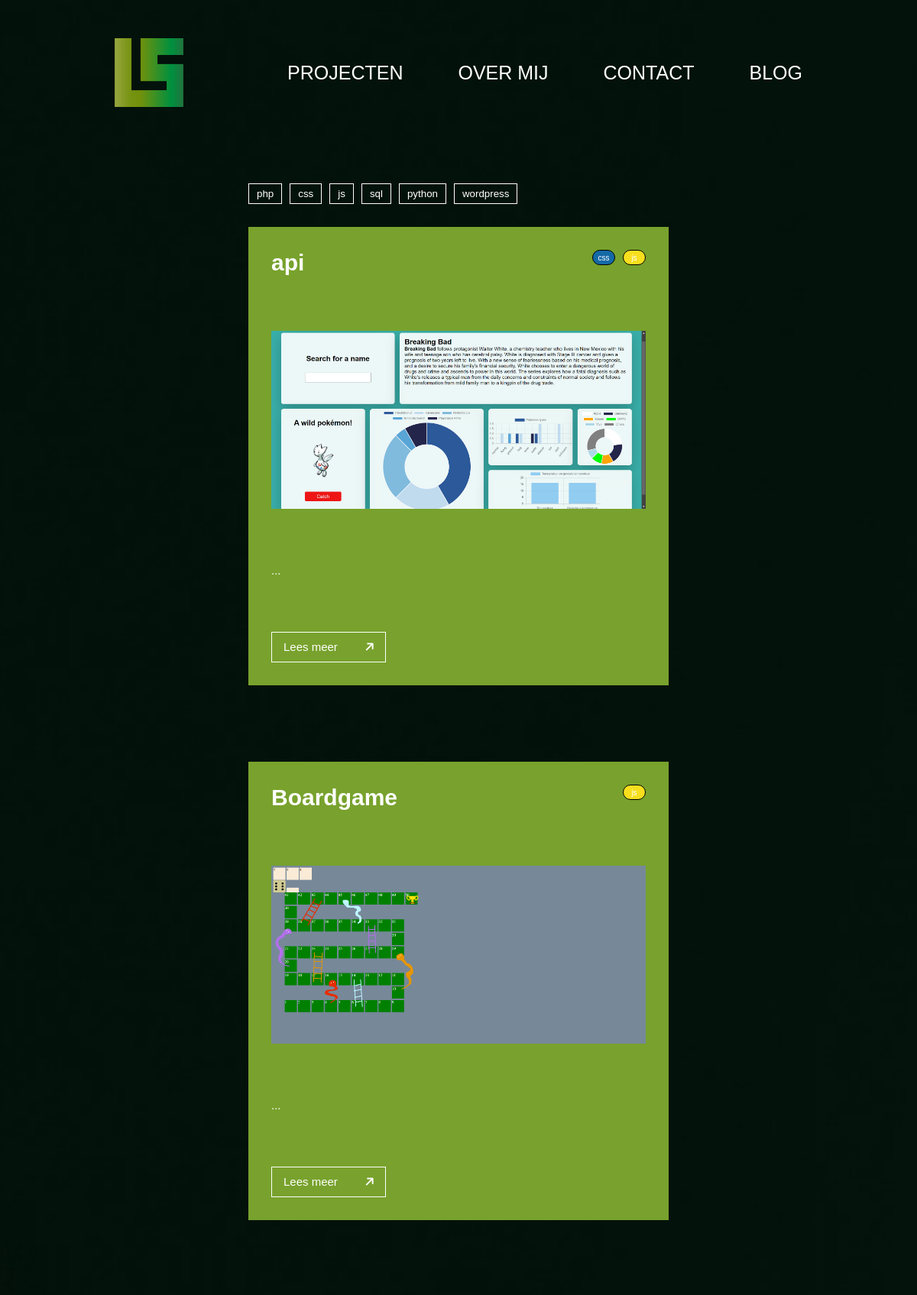
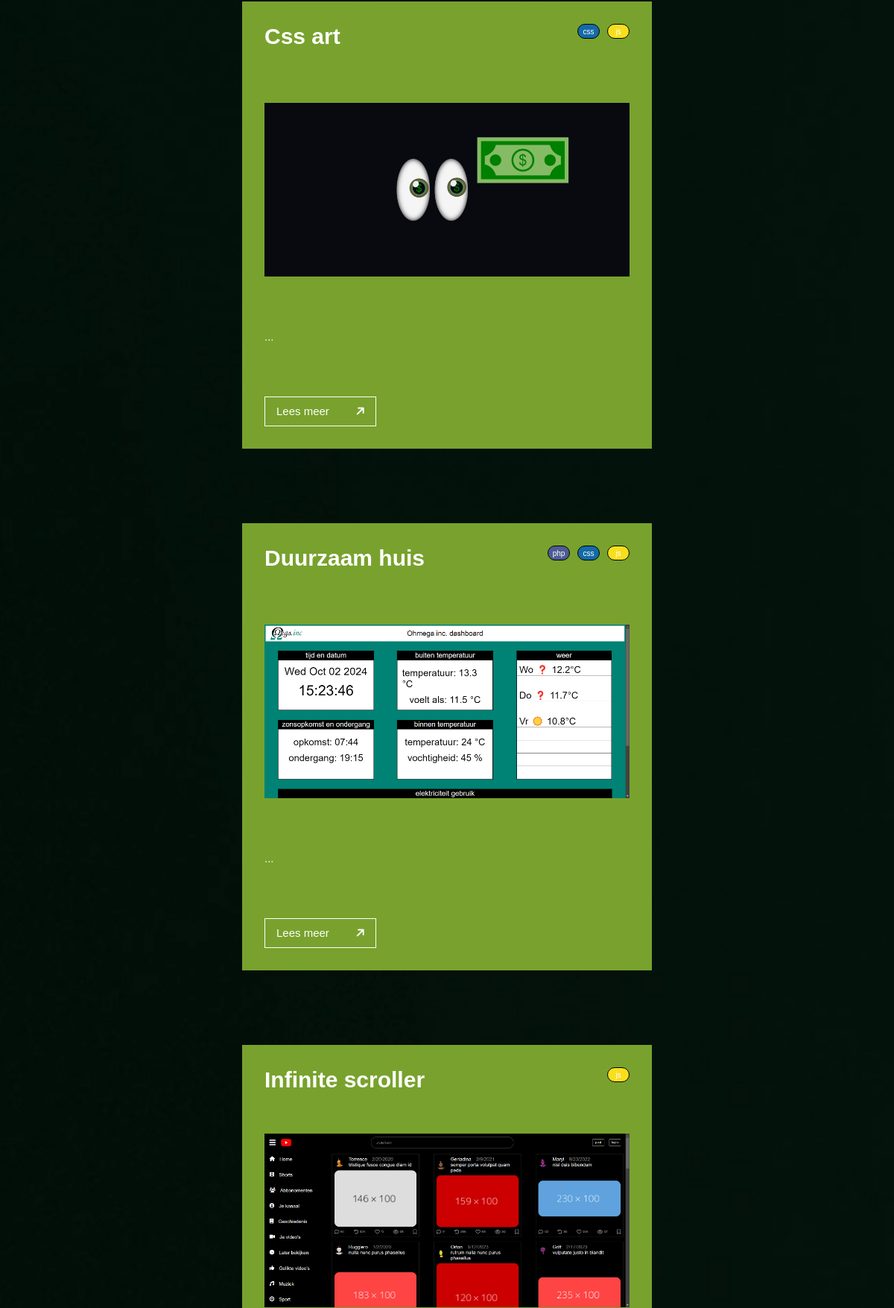
The app's page /projects.php (upper part) with its own data (2 pictures, top to bottom).
### tables this page shows
CREATE TABLE `Projects` (
  `name` varchar(255) NOT NULL,
  `smallText` varchar(1000) NOT NULL,
  `bigText` varchar(5000) NOT NULL,
  `infoText` varchar(1000) NOT NULL,
  `categoryText` varchar(1000) NOT NULL,
  `clientText` varchar(1000) NOT NULL,
  `teamsText` varchar(1000) NOT NULL,
  `date` date NOT NULL,
  `image` varchar(1000) NOT NULL,
  `gitLink` varchar(1000) NOT NULL,
  `liveLink` varchar(1000) NOT NULL,
  `phpTag` tinyint(1) NOT NULL,
  `cssTag` tinyint(1) NOT NULL,
  `jsTag` tinyint(1) NOT NULL,
  `sqlTag` tinyint(1) NOT NULL,
  `pythonTag` tinyint(1) NOT NULL,
  `wordpressTag` tinyint(1) NOT NULL
);

### public/assets/php/project.php (the view, shortened to what this page needs)
<?php
function makeCards() {
    $pdo = db_connect();
    $stmt = $pdo->prepare('SELECT * FROM Projects');
    $stmt->execute();
    $projects = $stmt->fetchAll(PDO::FETCH_ASSOC);
    foreach ($projects as $project) {
        $tags = [
            'phpTag' => 'php',
            'cssTag' => 'css',
            'jsTag' => 'js',
            'sqlTag' => 'sql',
            'pythonTag' => 'python',
            'wordpressTag' => 'wordpress'
        ];
        $classes = [];
        foreach ($tags as $key => $class) {
            if (!empty($project[$key])) {
                $classes[] = $class . "__project";
            }
        }
        $classesString = implode(' ', $classes);
        echo '<li class="projects__card ' . $classesString . '">
                <div class="title__div">
                    <h2 class="card__title">' . $project['name'] . '</h2>
                    <ul class="card__tags">';
        foreach ($tags as $key => $class) {
            if (!empty($project[$key])) {
                echo '
                <div class="tags__div ' . $class . '">
                    <li class="tags__tag">' . $class . '</li>
                </div>';
            }
        }
        echo '  </ul>
                </div>
                <img class="card__img" src="assets/img/projects/' . $project['image'] . '" alt="">
                <p class="card__text">' . $project['smallText'] . '</p>
                <a class="card__link" href="projectPage.php?name=' . $project['name'] . '"><button class="project__button">Lees meer <i class="fa-solid fa-arrow-up fa-rotate-by" style="--fa-rotate-angle: 45deg;"></i></button></a>
            </li>';
    }
}

### public/assets/css/style.css (style rules this page uses)
*, *::after, *::before { margin: 0; padding: 0; box-sizing: border-box; }
html { font-size: 62.5%; scroll-behavior: smooth; background-image: url("/assets/img/verloop.webp"); background-size: cover; background-repeat: no-repeat; background-position: center top; }
body { background-image: url("/assets/img/verloop.webp"); background-size: cover; background-repeat: no-repeat; background-position: center top; font-family: "fieldwork", sans-serif; color: white; display: flex; flex-direction: column; gap: 10rem; }

### public/assets/css/style-project.css (style rules this page uses)
.projects__card { width: 55rem; max-width: 100%; height: 60rem; background: #78A22D; list-style: none; display: flex; flex-direction: column; align-items: start; justify-content: space-between; padding: 3rem; box-sizing: border-box; }
.title__div { width: 100%; display: flex; justify-content: space-between; -webkit-box-pack: justify; }
.card__title { font-size: 3rem; font-family: ronnia-condensed, sans-serif; }
.card__tags { display: -webkit-box; display: -webkit-flex; display: -ms-flexbox; display: flex; gap: 1rem; }
.tags__div { border: 1px solid black; border-radius: 1rem; min-width: 3rem; display: -webkit-box; display: -webkit-flex; display: -ms-flexbox; display: flex; justify-content: center; align-items: center; height: 2rem; padding: 0 0.5rem; box-sizing: border-box; flex-shrink: 0; }
.tags__tag { list-style: none; }
.php { background: #4F5B93; }
.css { background: #156aa6; }
.js { background: #f7df1e; }
.card__img { width: 100%; max-height: 45rem; object-fit: cover; }
.card__text { width: 75%; font-size: 1.5rem; font-family: ronnia-condensed, sans-serif; }
.card__link { text-decoration: none; }
.project__button { width: 15rem; height: 4rem; border: 1px solid white; background: transparent; color: white; font-size: 1.5rem; font-family: ronnia-condensed, sans-serif; font-weight: 300; display: flex; align-items: center; justify-content: space-between; padding: 0 1.5rem; }

### records on screen
projects: name "api", class "css", class "js", image (picture), smallText "..."
projects: name "Boardgame", class "js", image (picture), smallText "..."
projects: name "Css art", class "css", class "js", image (picture), smallText "..."
projects: name "Duurzaam huis", class "php", class "css", class "js", image (picture), smallText "..."
projects: name "Infinite scroller", class "js", image (picture)
